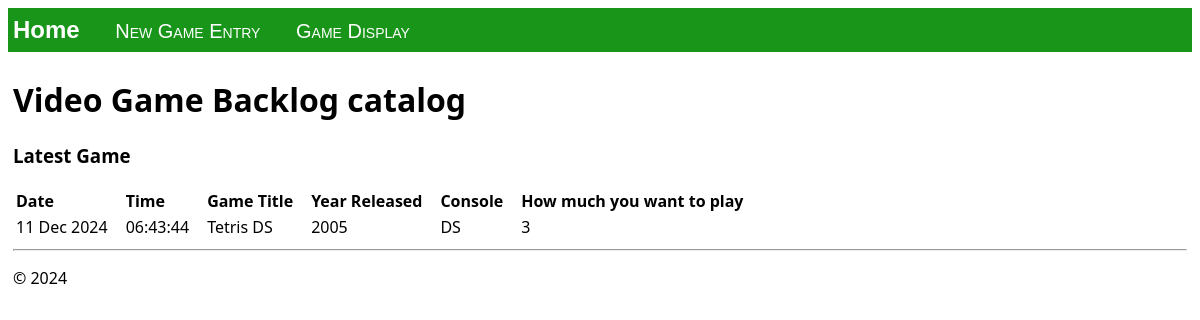
The app's page /, older data.
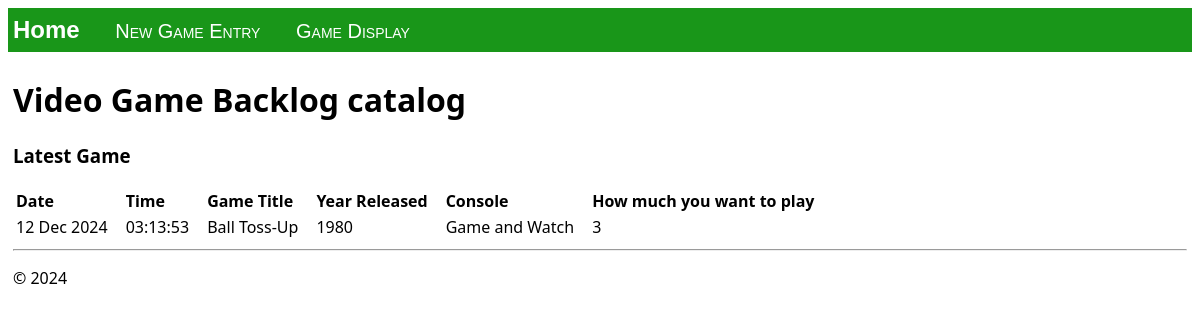
The same page, newer data.
### catalog/models.py (models this page shows, shortened)
class GameLog(models.Model):
    game_title = models.CharField(max_length=300)
    year_released = models.IntegerField(default=0)
    console = models.CharField(max_length=100, default='0000000')
    class PlayDegree(models.IntegerChoices):
        NOT_MUCH = 1
        SOME_WHAT = 2
        WANTS_TO = 3
        VERY_MUCH = 4
    want_to_play_degree = models.IntegerField(choices=PlayDegree, default=1)
    log_date = models.DateTimeField("date logged")

### catalog/views.py (the view)
class DisplayListView(ListView):
    model = GameLog
    def get_context_data(self, **kwargs):
        context = super(DisplayListView, self).get_context_data(**kwargs)
        return context

### catalog/templates/catalog/home.html (shortened to what this page needs)
{% extends "catalog/layout.html" %}
{% block content %}
    <h1>Video Game Backlog catalog</h1>
    <h3>Latest Game</h3>
    {% if game_list %}
        <table class="game_list">
            <thead>
            <tr>
                <th>Date</th>
                <th>Time</th>
                <th>Game Title</th>
                <th>Year Released</th>
                <th>Console</th>
                <th>How much you want to play</th>
            </tr>
            </thead>
            <tbody>
            {% for game in game_list %}
                {% if forloop.first %}
                    <tr>
                        <td>{{ game.log_date | date:'d M Y' }}</td>
                        <td>{{ game.log_date | time:'H:i:s' }}</td>
                        <td>
                            {{ game.game_title }}
                        </td>
                        <td>
                            {{ game.year_released }}
                        </td>
                        <td>
                            {{ game.console }}
                        </td>
                        <td>
                            {{ game.want_to_play_degree }}
                        </td>
                    </tr>
                    {% endif %}
            {% endfor %}
            </tbody>
        </table>
    {% else %}
        <p>No games have been logged. Use the <a href="{% url 'new_game' %}">New Game form</a>.</p>
    {% endif %}
{% endblock %}

Row changes from the older to the newer data that the page shows:
no longer on this page (row unchanged): GameLog: log_date "11 Dec 2024", log_date "06:43:44", game_title "Tetris DS", year_released "2005", console "DS", want_to_play_degree "3"
added GameLog: log_date "12 Dec 2024", log_date "03:13:53", game_title "Ball Toss-Up", year_released "1980", console "Game and Watch", want_to_play_degree "3"
